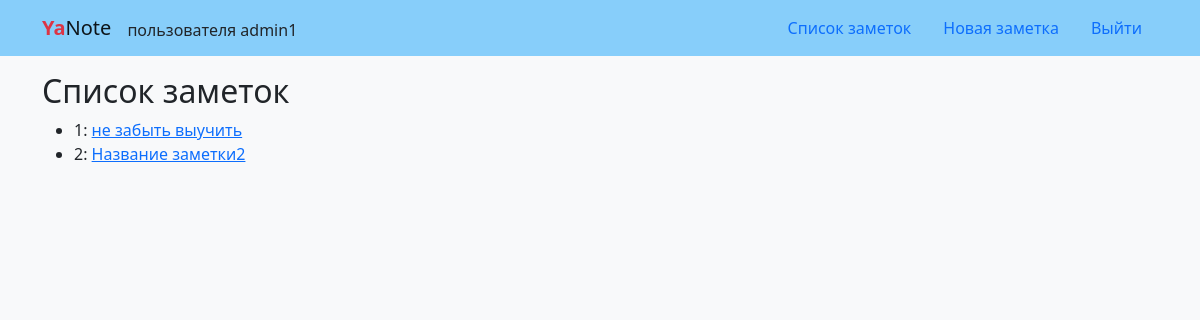
Screenshot of /notes/ (signed in) with the database file from the repository.
### notes/models.py (models this page shows, shortened)
class Note(models.Model):
    title = models.CharField(
        'Заголовок',
        max_length=100,
        default='Название заметки',
        help_text='Дайте короткое название заметке'
    )
    text = models.TextField(
        'Текст',
        help_text='Добавьте подробностей'
    )
    slug = models.SlugField(
        'Адрес для страницы с заметкой',
        max_length=100,
        unique=True,
        blank=True,
        help_text=('Укажите адрес для страницы заметки. Используйте только '
                   'латиницу, цифры, дефисы и знаки подчёркивания')
    )
    author = models.ForeignKey(
        settings.AUTH_USER_MODEL,
        on_delete=models.CASCADE,
    )

### notes/views.py (the view)
# urls.py: path('notes/', views.NotesList.as_view(), name='list'),
class NotesList(NoteBase, generic.ListView):
    template_name = 'notes/list.html'

### notes/views.py (called while the page is built)
    def get_queryset(self):
        return self.model.objects.filter(author=self.request.user)

### templates/notes/list.html
{% extends "base.html" %}
{% block content %}
  <h2>Список заметок</h2>
  <ul>
    {% for note in object_list %}
      <li>
        {{ note.id }}:
        <a href="{% url 'notes:detail' note.slug %}"> {{ note.title }}</a>
      </li>
    {% endfor %}
  </ul>
{% endblock content %}

### templates/base.html (shortened to what this page needs)
<!DOCTYPE html>
<html>
  <head>
    <link rel="stylesheet"
      href="https://cdn.jsdelivr.net/npm/bootstrap@5.0.1/dist/css/bootstrap.min.css"
      rel="stylesheet"
>
  </head>
  <body class="bg-light">
    {% include "includes/header.html" %}
    <div class="container mt-3">
      {% block content %}
      {% endblock %}
    </div>
  </body>
</html>

### templates/includes/header.html (shortened to what this page needs)
<header>
  <nav class="navbar navbar-light" style="background-color: lightskyblue">
    <div class="container">
      <a class="navbar-brand" href="{% url 'notes:home' %}">
        <span class="text-danger"><b>Ya</b></span>Note
      </a>
      {% if user.is_authenticated %}
          <div class="nav-item align-self-center mt-1">
            пользователя {{ user.username }}
          </div>
      {% endif %}
      <ul class="nav nav-pills">
        {% if user.is_authenticated %}
          <li class="nav-item">
            <a class="nav-link" href="{% url 'notes:list' %}">Список заметок</a>
          </li>
          <li class="nav-item">
            <a class="nav-link" href="{% url 'notes:add' %}">Новая заметка</a>
          </li>
          <li class="nav-item">
            <a class="nav-link" href="{% url 'users:logout' %}">Выйти</a>
          </li>
        {% endif %}
      </ul>
    </div>
  </nav>
</header>

### rows the page displays
Note: id "1", title "не забыть выучить"
Note: id "2", title "Название заметки2"

### other values shown
{{ user.username }} "admin1"
